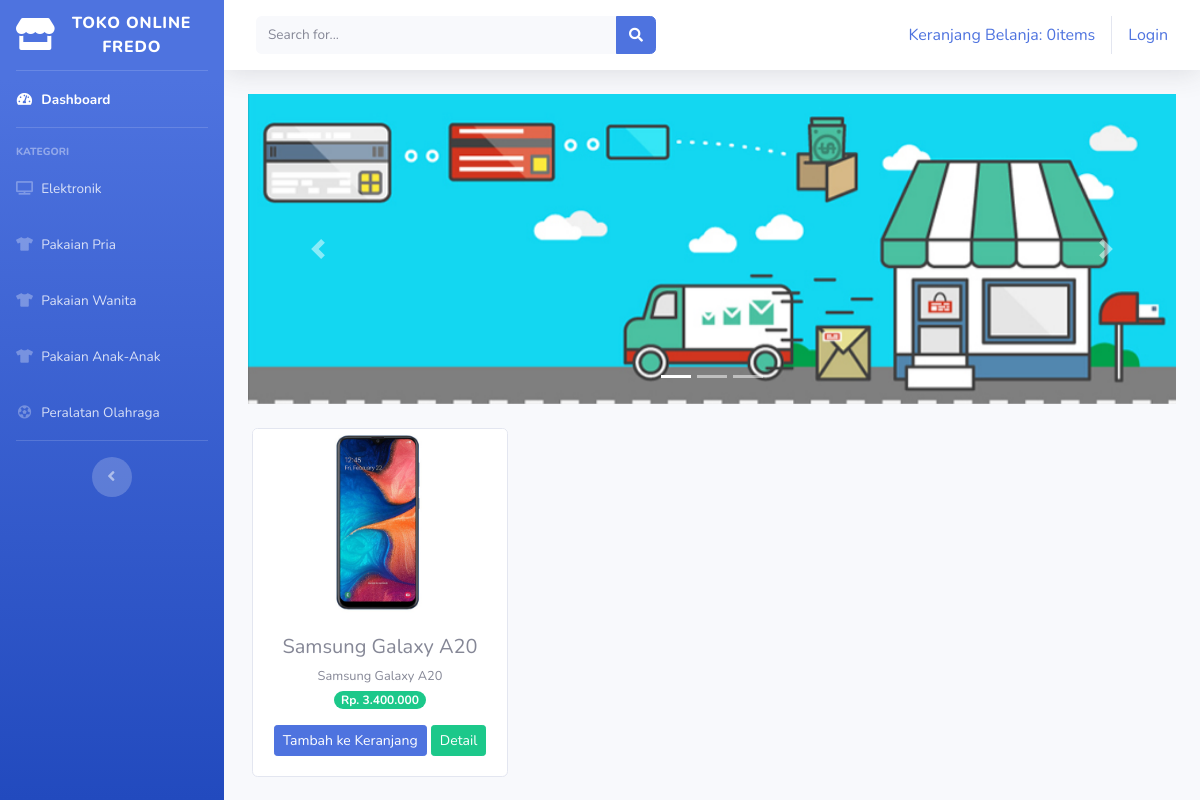
Page /index.php/kategori/pakaian_anak_anak on the committed database.
### tables this page shows
CREATE TABLE `tb_barang` (
  `id_barang` int(11) NOT NULL,
  `nama_barang` varchar(120) NOT NULL,
  `keterangan` varchar(225) NOT NULL,
  `kategori` varchar(60) NOT NULL,
  `harga` int(11) NOT NULL,
  `stok` int(4) NOT NULL,
  `gambar` text NOT NULL
);

### application/controllers/Kategori.php (called while the page is built, shortened)
<?php
class Kategori extends CI_Controller{
	public function pakaian_anak_anak()
	{
		$data['pakaian_anak_anak'] = $this->model_kategori->data_pakaian_anak_anak()->result();
		$this->load->view('templates/header');
		$this->load->view('templates/sidebar');
		$this->load->view('pakaian_anak_anak',$data);
		$this->load->view('templates/footer');
	}
}
?>

### index.php (called while the page is built, shortened)
<?php
require_once BASEPATH.'core/CodeIgniter.php';

### application/models/model_kategori.php (called while the page is built, shortened)
<?php
class Model_kategori extends CI_Model{
	public function data_pakaian_anak_anak(){
		return $this->db->get_where("tb_barang", array('kategori' => 'pakaian anak-anak'));
	}
}
?>

### application/views/pakaian_anak_anak.php (the view, shortened to what this page needs)
<div class="container-fluid">
    <div id="carouselExampleIndicators" class="carousel slide" data-ride="carousel">
        <ol class="carousel-indicators">
            <li data-target="#carouselExampleIndicators" data-bs-slide-to="0" class="active"></li>
            <li data-target="#carouselExampleIndicators" data-slide-to="1"></li>
            <li data-target="#carouselExampleIndicators" data-slide-to="2"></li>
        </ol>
        <div class="carousel-inner">
            <div class="carousel-item active">
                <img src="<?php echo base_url('assets/img/slider1.jpg') ?>" class="d-block w-100" alt="...">
            </div>
        </div>
        <a class="carousel-control-prev" href="#carouselExampleIndicators" role="button" data-slide="prev">
            <span class="carousel-control-prev-icon" aria-hidden="true"></span>
        </a>
        <a class="carousel-control-next" href="#carouselExampleIndicators" role="button" data-slide="next">
            <span class="carousel-control-next-icon" aria-hidden="true"></span>
        </a>
    </div>
    <div class="row text-center mt-4">
        <?php foreach ($pakaian_anak_anak as $barang) : ?>
            <div class="card ml-3 mb-3" style="width: 16rem;">
                <img src="<?php echo base_url(). '/uploads/'.$barang->gambar ?>" class="card-img-top" alt="...">
                <div class="card-body">
                    <h5 class="card-title mb-1"><?php echo $barang->nama_barang ?></h5>
                    <small><?php echo $barang->keterangan ?></small><br>
                    <span class="badge badge-pill badge-success mb-3">Rp. <?php echo number_format($barang->harga, 0,',','.')  ?></span>
                    <?php echo anchor('dashboard/tambah_ke_keranjang/' .$barang->id_barang, '<div class="btn btn-sm btn-primary">Tambah ke Keranjang</div>') ?>
                    <?php echo anchor('dashboard/detail/' .$barang->id_barang, '<div class="btn btn-sm btn-success">Detail</div>') ?>
                </div>
            </div>
        <?php endforeach; ?>
    </div>
</div>

### rows in the picture
tb_barang: gambar (picture), nama_barang "Samsung Galaxy A20", keterangan "Samsung Galaxy A20", harga "3.400.000", id_barang "Tambah ke Keranjang", id_barang "Detail"

### other values in the picture
anchor('dashboard/detail_keranjang', $keranjang) "Keranjang Belanja: 0items"
anchor('auth/login', 'Login') "Login"
